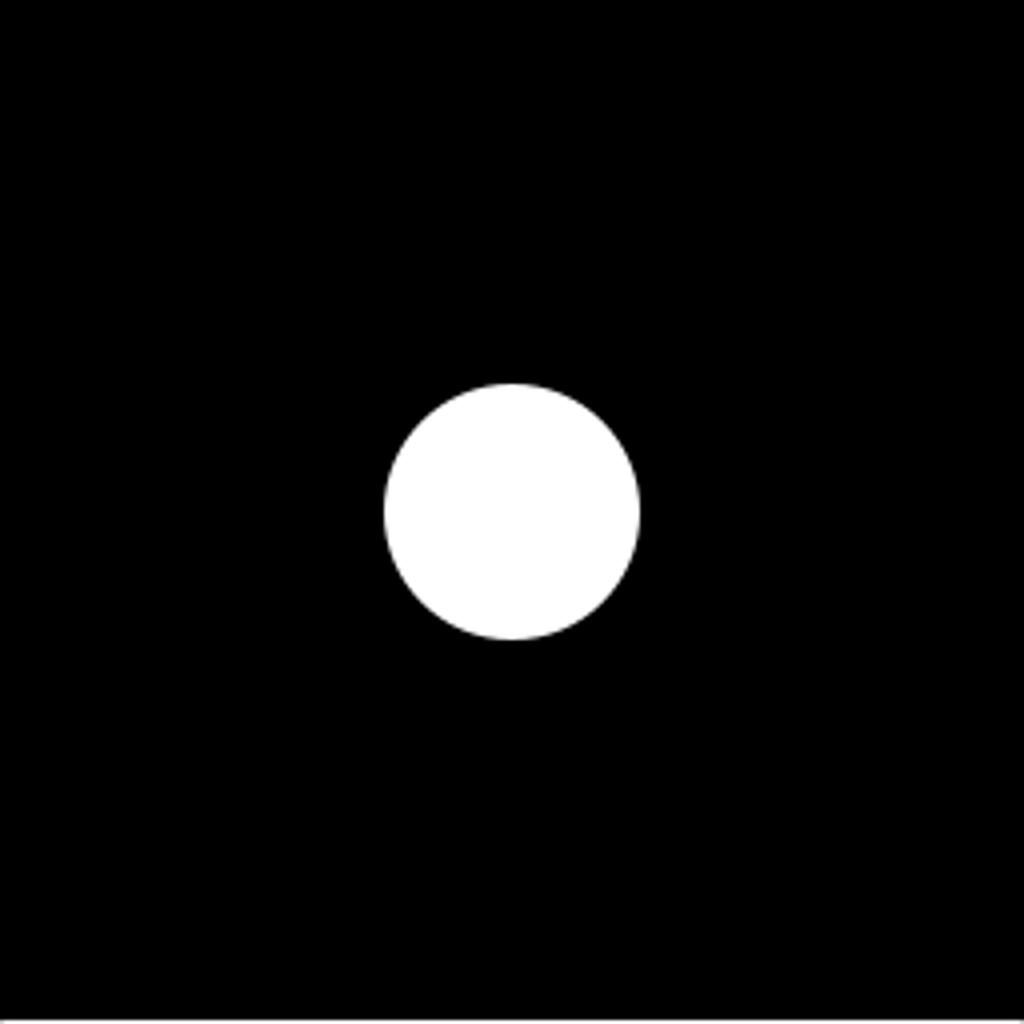
Frame 1 (no input)
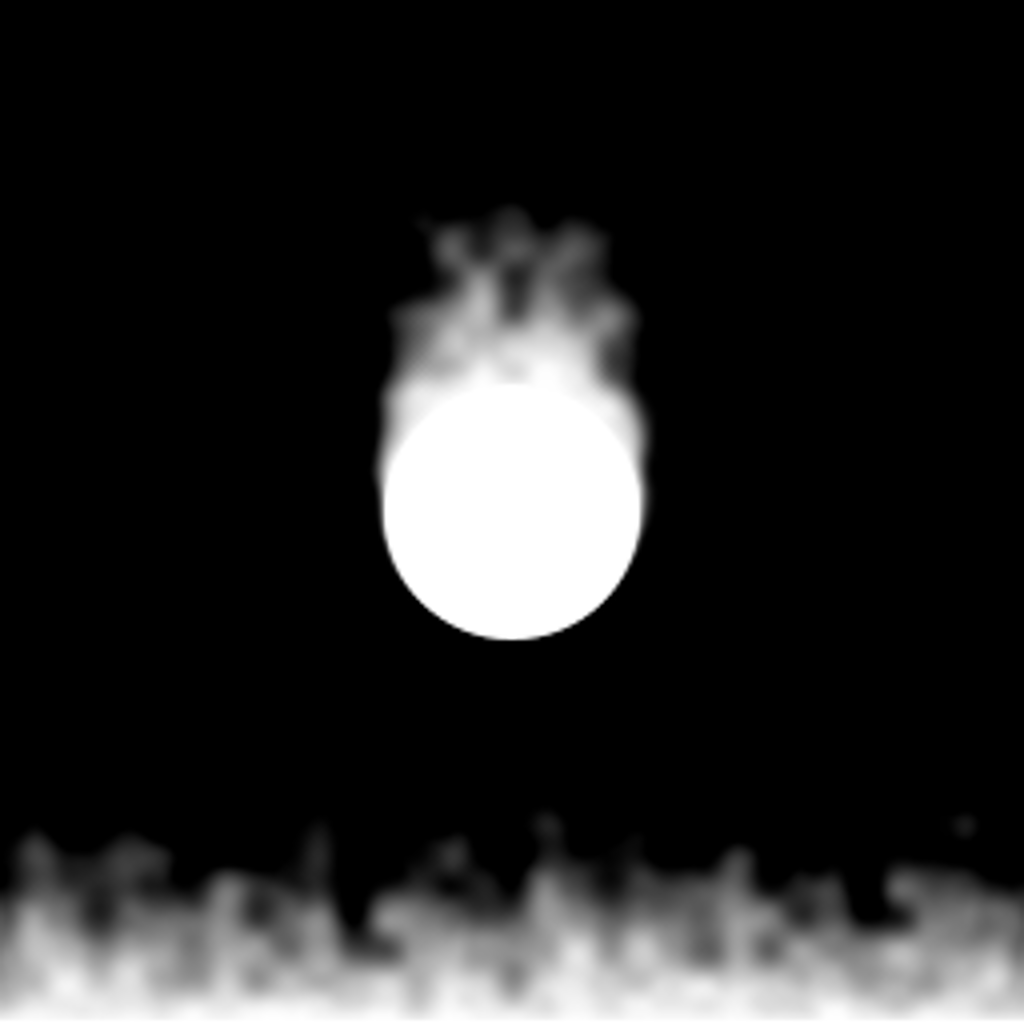
Frame 60 (the mouse pressed at the canvas centre just before this capture)
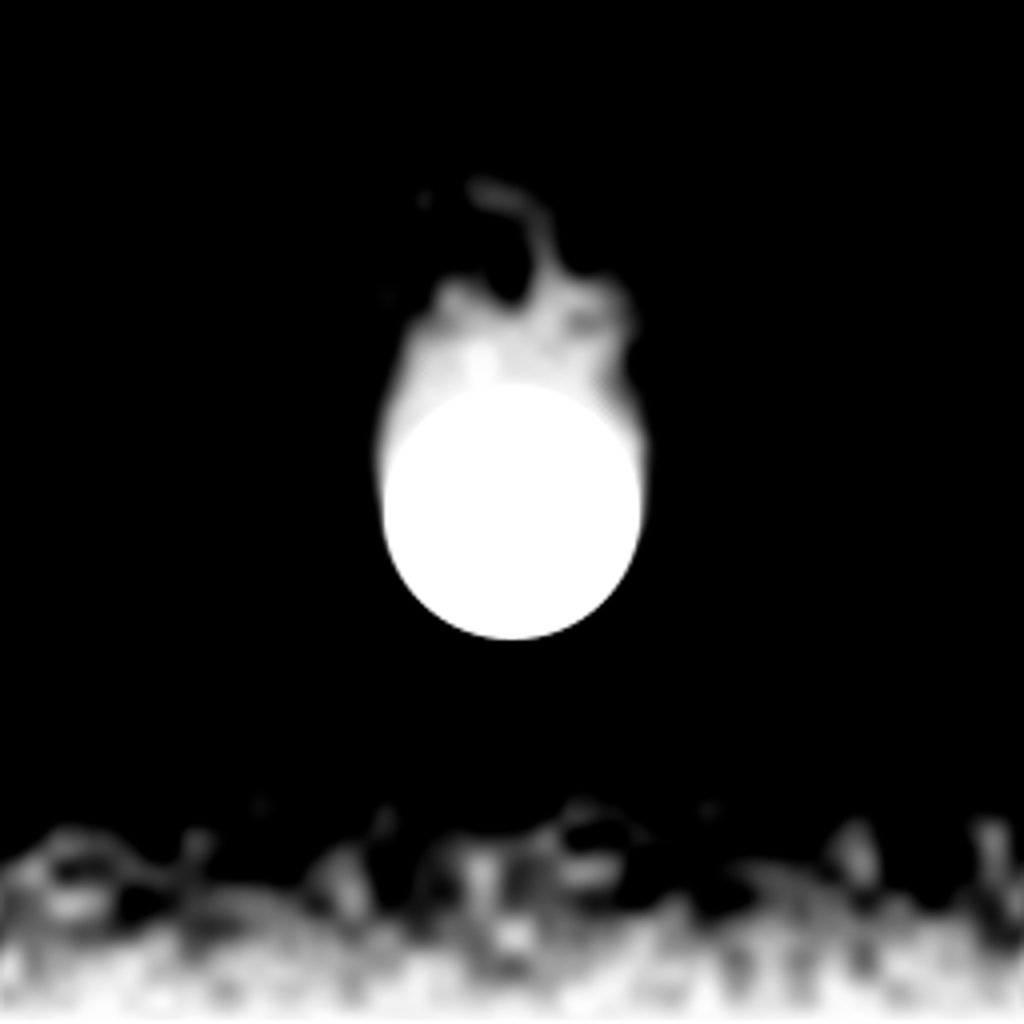
Frame 120 (the mouse held since frame 60 and released just before this capture)

The Processing sketch that drew these frames (run headless with seeded random() and noise(); from frame 60 on, the mouse is pressed at the canvas centre):

// Processing sketch: Flames
// ── Flames.pde
final int N = 256;
final int scale = 4;

PGraphics buffer1;
PGraphics buffer2;

void swap() {
  PGraphics t = buffer1;
  buffer1 = buffer2;
  buffer2 = t;
}

void settings() {
  size(N * scale, N * scale);
}

void setup() {
  buffer1 = createGraphics(N, N);
  buffer2 = createGraphics(N, N);
}

void mousePressed() {
  buffer1.beginDraw();
  buffer1.noStroke();
  buffer1.fill(255);
  buffer1.circle(mouseX / scale, mouseY / scale, 16);
  buffer1.endDraw();
}

void mouseDragged() {
  buffer1.beginDraw();
  buffer1.noStroke();
  buffer1.fill(255);
  buffer1.circle(mouseX / scale, mouseY / scale, 16);
  buffer1.endDraw();
}

int shift = 0;
void draw() {
  buffer1.beginDraw();
  buffer1.loadPixels();
  buffer2.beginDraw();
  buffer2.loadPixels();
  for(int i = 0; i < N; i++)
    for(int j = 0; j < N - 1; j++) {
      float b = brightness(buffer1.pixels[j*N+i]);
      b = 0;
      float f = 4;
      if(j < N - 2)
        b += brightness(buffer1.pixels[(j+2)*N+i]);
      else
        f = 3;
      b += brightness(buffer1.pixels[j*N+i]);
      b += brightness(buffer1.pixels[(j+1)*N+((i + 1) % N)]);
      b += brightness(buffer1.pixels[(j+1)*N+((i + N - 1) % N)]);
      b /= f;
      float fn = 0;
      f = 1;
      for(int k = 0; k < 3; k++) {
        noiseDetail(k + 1);
        fn += noise(i * .125, (j+shift*(1 + k * .4)) * .125, millis() / 1000. + k * .3) * f;
        f /= 2;
      }
      fn = constrain((fn - 3./8)*32, 0, 1024);
      buffer2.pixels[j*N+i] = color(b - fn);
    }
  buffer2.updatePixels();
  buffer2.endDraw();
  buffer1.endDraw();
  swap();
  buffer1.beginDraw();
  buffer1.stroke(255);
  buffer1.line(0, N - 1, N - 1, N - 1);
  buffer1.noStroke();
  buffer1.fill(255);
  buffer1.circle(N / 2, N / 2, 64);
  buffer1.endDraw();
  background(0);
  image(buffer1, 0, 0, N * scale, N * scale);
  shift++;
}
